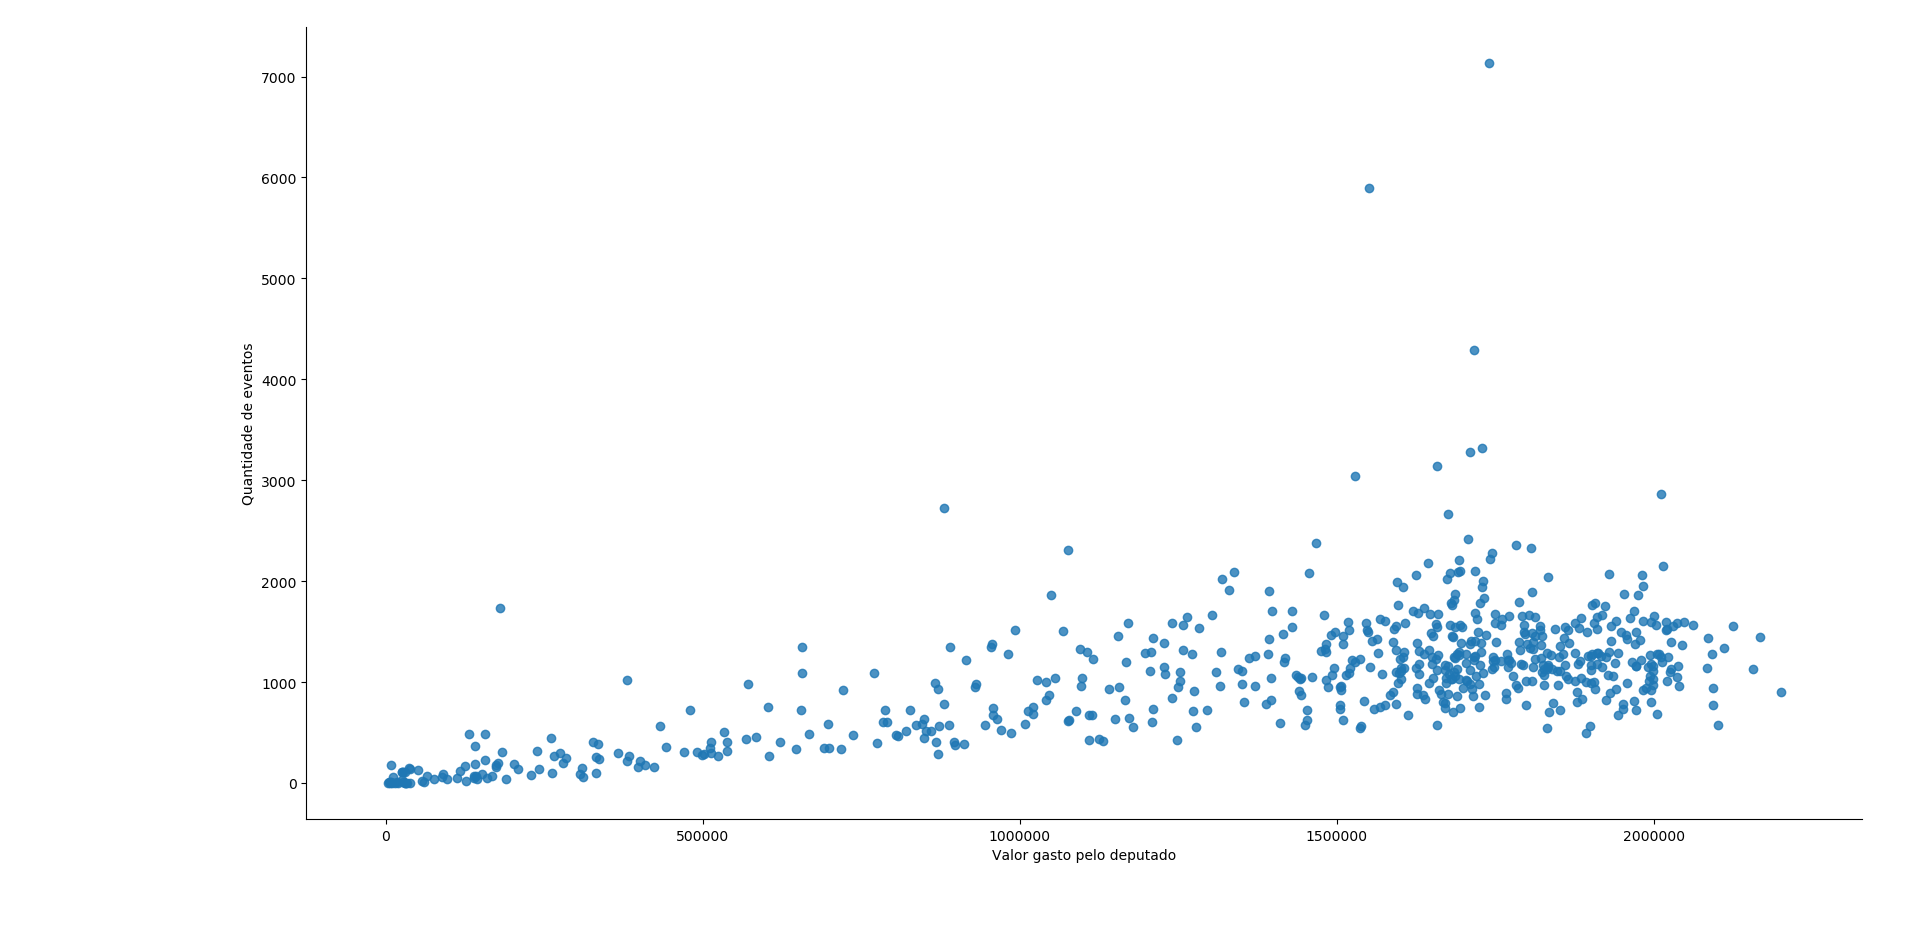

The Python source for this figure:
#1- Existe alguma correlação entre gastos e assiduidade em eventos da casa?
# -*- coding: utf-8 -*-
import pandas as pd # data processing, CSV file I/O (e.g. pd.read_csv)
import matplotlib.pyplot as plt # plot graphs
import seaborn as sns # beautify graphs

dfEven = pd.read_csv('eventos2015-2018.csv', low_memory=False, usecols=['idDeputado'])

eventsCount = dfEven.groupby(['idDeputado']).size().to_frame('quantidadeEventos').reset_index().sort_values(by='quantidadeEventos', ascending=False)

dfSpend = pd.read_csv('2015-2019.csv')
dfSpend = pd.read_csv('2015-2019.csv')
#We want to get the spends from 2015 to 2018
years = [2015, 2016, 2017, 2018]
#Filtering dataset with years
dfSpend = dfSpend[dfSpend.numAno.isin(years)]
congressPersons = dfSpend.groupby(['ideCadastro', 'txNomeParlamentar'])['vlrLiquido'].sum().to_frame(name = 'valorGasto').reset_index()
congressPersons.rename(columns={'ideCadastro':'idDeputado'}, inplace=True)

output = pd.merge(eventsCount, congressPersons, on='idDeputado')
sns.lmplot('valorGasto', 'quantidadeEventos', data=output, fit_reg=False).set(ylabel='Quantidade de eventos', xlabel='Valor gasto pelo deputado')

print (output['valorGasto'].corr(output['quantidadeEventos']))

plt.show()
